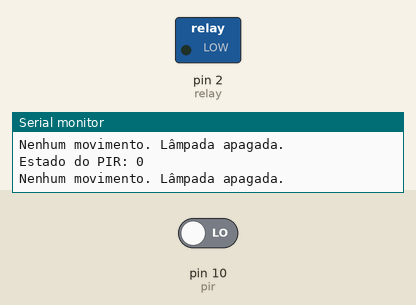
The sketch below on a simulated Arduino Uno, built with avr-gcc and run on an emulated ATmega328P. Shown: switched loads named in the sketch (green lamp = pin HIGH), the last lines printed to the serial monitor. The inputs (shaded band) are chosen by the test bench; at power-on: pin 10 (pir) LOW.

Above: at 1.2 s.
1.3 s: pin 10 (pir) driven HIGH
At 1.8 s:
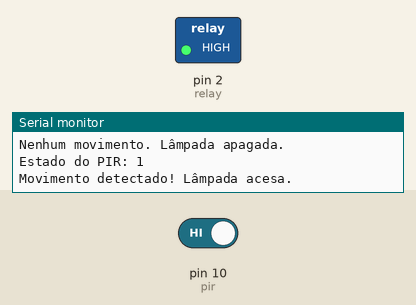
Timing chart, 0 to 4.3 s (numbered marks = the images above; inputs shaded):
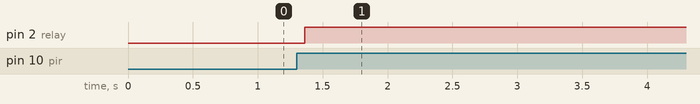

The sketch:

Lab10.ino
```cpp
int pir = 10;
int relay = 2;

void setup() {
  pinMode(pir, INPUT);
  pinMode(relay, OUTPUT);
  Serial.begin(9600);
}

void loop() {
  int pirState = digitalRead(pir);

  Serial.print("Estado do PIR: ");
  Serial.println(pirState);

  if (pirState == HIGH) {
    Serial.println("Movimento detectado! Lâmpada acesa.");
    digitalWrite(relay, HIGH);
    delay(5000);
    digitalWrite(relay, LOW);
  } else {
    Serial.println("Nenhum movimento. Lâmpada apagada.");
    digitalWrite(relay, LOW);
  }
}
```

Measured:
- after the input at 1.3 s, pin 2 (relay): LOW → HIGH after 0.06 s
